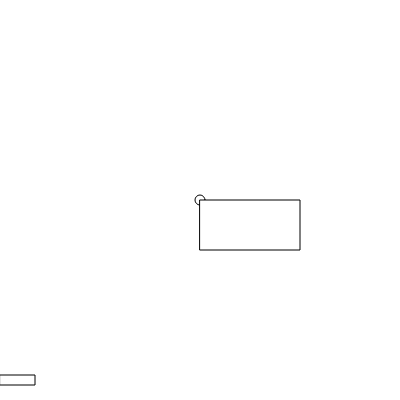
Frame 1 (no input)
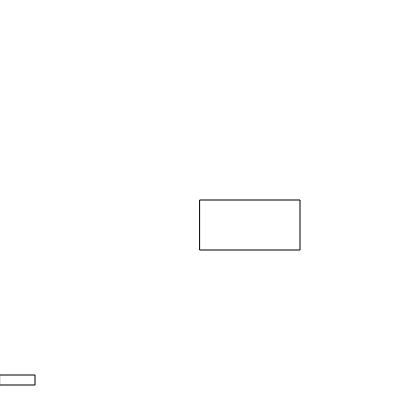
Frame 60 (no input)
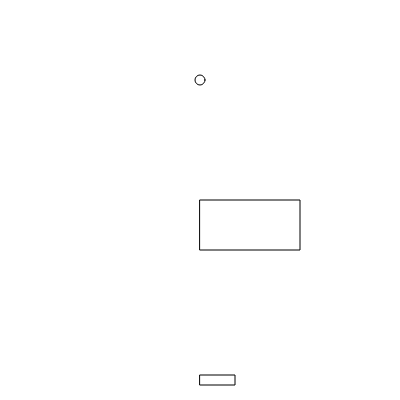
Frame 120 (the mouse pressed at the canvas centre since frame 60)

The p5.js sketch that drew these frames (run headless with seeded random() and noise() and a simulated clock; from frame 60 on, the mouse is pressed at the canvas centre):

// p5.js sketch
// ── sketch.js
var toyX = 200
var toyY = 200

var catX = 200
var catY = 200


function setup() {
  noCursor()
  createCanvas(400, 400);
}

function draw() {
  background(255,255,255);
  rect(mouseX,375,35,10)
  ellipse(toyX,toyY,10,10)
  toyY = toyY - 5
  rect(catX,catY,100,50)
  
  if(toyX>catX && toyX<catX+100 && toyY < catY+50) {
    catX = random(400)
  catY = random(250)
  }
  
  

  
  
}

function mousePressed(){
  toyX =mouseX
  toyY = 375
  
}
